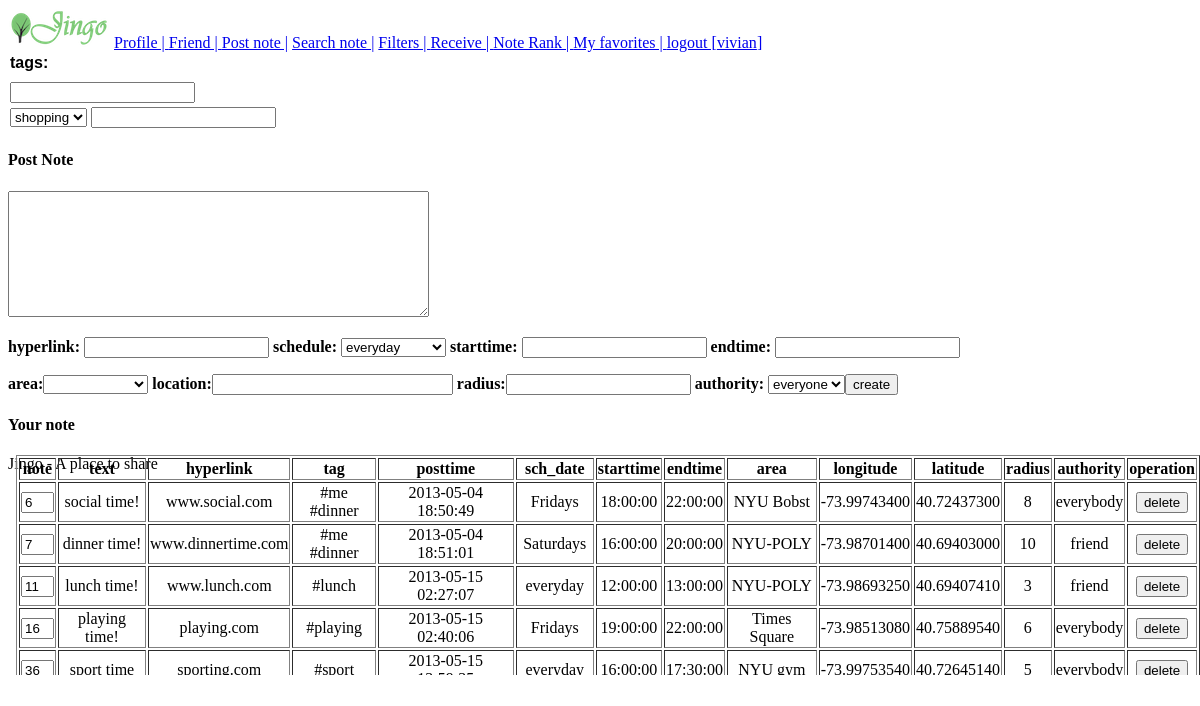
The app's page /note.php (signed in) with its own data.
### tables this page shows
CREATE TABLE `note` (
  `nid` int(5) NOT NULL AUTO_INCREMENT,
  `uid` int(4) DEFAULT NULL,
  `posttime` timestamp NOT NULL DEFAULT CURRENT_TIMESTAMP ON UPDATE CURRENT_TIMESTAMP,
  `text` text,
  `hyperlink` varchar(200) DEFAULT NULL,
  `aid` int(4) DEFAULT NULL,
  `lid` int(5) DEFAULT NULL,
  `radius` int(6) DEFAULT NULL,
  `sch_id` int(3) DEFAULT NULL,
  `authority` varchar(20) DEFAULT NULL,
  PRIMARY KEY (`nid`),
  KEY `uid` (`uid`),
  KEY `lid` (`lid`),
  KEY `sch_id` (`sch_id`),
  KEY `aid` (`aid`)
);

CREATE TABLE `tag` (
  `tid` int(3) NOT NULL AUTO_INCREMENT,
  `tag` varchar(20) DEFAULT NULL,
  PRIMARY KEY (`tid`)
);

### note.php (the view, shortened to what this page needs)
<!DOCTYPE html>
<html lang="en-IN">
	<head>
		<link rel="stylesheet/less" href="style.less">
		<link rel="stylesheet" type="text/css" href="css/jquery-ui.css" />
		<link rel="stylesheet" href="http://jquery-tagbox.googlecode.com/hg/css/jquery.tagbox.css" />
	</head>
	<body>
		<header>
			<div class="wrapper">
				<img src="gfx/logo.png">
				<?php
				if($_SESSION['uid']!=null){ ?>
					<a href="profile.php" class="navigator">Profile | </a>
					<a href="friend.php" class="navigator">Friend | </a>
					<a href="note.php" class="navigator">Post note |</a>
					<a href="search.php" class="navigator">Search note |</a>
					<a href="filters.php" class="navigator">Filters | </a>
					<a href="receive.php" class="navigator">Receive | </a>
					<a href="like.php" class="navigator">Note Rank | </a>
					<a href="bookmark.php" class="navigator">My favorites | </a>
				<?php echo "<a href='login.php?action=logout' id='logout'>logout [{$_SESSION['uname']}]</a>";
				} else {
					echo "<a href='login.html'><id='name'>login</p></a>";
				}
				?>
			</div>
		</header>
		<div class="right1">
		<div class="rightside">
		<form action="note.php?action=create" method="post" name="form1">
			<?php
			$sql_tag = "SELECT tag FROM tag";
			$tag_query = mysql_query($sql_tag);
			echo"
			<div class='row'>
			<label for='jquery-tagbox-text'>tags:</label>
			<input type='text' id='jquery-tagbox-text' name='jquery-tagbox-text'/>
			</div>
			<div class='row'>
			<select name='' id='jquery-tagbox-select-options'>";
			while($result_1 = mysql_fetch_array($tag_query)){
			echo"
			<option name = '' value='".$result_1['tag']."'>".$result_1['tag']."</option>";
			}
			echo"
			</select>
			<input type='text' id='jquery-tagbox-select' name='jquery-tagbox-select'/>
			"
			?>
		</div>
		</div>
		<h4>Post Note </h4>
			<p><textarea cols="50" rows="8" name="text"></textarea></p>
			<p><strong>hyperlink:</strong>
			<input type="text" name="hyperlink" />
			<strong>schedule:</strong>
			<select name='sch_date' onchange="show()">
				<option value = "everyday">everyday</option>
			</select>
			<strong>starttime:</strong> <input type="text" name="starttime" id="starttime"/>
			<strong>endtime: </strong><input type="text" name="endtime" id="endtime"/>
			<p>
			<strong>area:</strong><select name='area'>
			<option></option>
			<?php
			$getarea=mysql_query("SELECT area FROM area");
			while($area=mysql_fetch_array($getarea)){
				echo "<option>".$area['area']."</option>";
			}
			?>
			</select>
			<strong>location:</strong><input type="text" name="loc_select" id="loc_select" onclick="javascript:openMyWindow();" size="27"/>
			<strong>radius:</strong><input type="text" name="radius" />
			<strong>authority:</strong>
			<select name='authority'>
				<option value = "everybody">everyone</option>
			<input type="submit" value = "create"/>
			</p>
		<?php
		 $uname = $_SESSION['uname'];
		 $sql = "SELECT * FROM view_note WHERE poster = '$uname' GROUP BY nid";
		 $user_note = mysql_query($sql);
			echo "<h4>Your note</h4>
				  <div style='position:absolute; height:220px; overflow:auto'>
				  <table border='1' style='margin-left:8px'>
				  <tr>
				  <th>note</th>
				  <th>text</th>
				  <th>hyperlink</th>
				  <th>tag</th>
				  <th>posttime</th>
				  <th>sch_date</th>
				  <th>starttime</th>
				  <th>endtime</th>
				  <th>area</th>
				  <th>longitude</th>
				  <th>latitude</th>
				  <th>radius</th>
				  <th>authority</th>
				  <th>operation</th>
				  </tr>";
		 while($result = mysql_fetch_array($user_note)){
			echo"<form action='note.php?action=delete' method='post'>
				 <tr>
				 <td><input type='text' id='nid' name='nid' size='1' value= ".$result['nid']. " readonly='readonly'
				 onclick='comment(".$result['nid'].")' /></td>";
			    echo "<td align='center'>".$result['text']."</td>
				 <td align='center'>".$result['hyperlink']."</td>
				 <td align='center'>";
				 $nid_tag = $result['nid'];
				 $note_tag = mysql_query("select tag from note_tag natural join tag where nid = $nid_tag");
				 while($r_tag = mysql_fetch_array($note_tag)){
					echo "#".$r_tag['tag']."  ";
				 }
				 echo "</td>
			     <td align='center'>".$result['posttime']."</td>
				 <td align='center'>".$result['sch_date']."</td>
				 <td align='center'>".$result['starttime']."</td>
				 <td align='center'>".$result['endtime']."</td>
				 <td align='center'>".$result['area']."</td>
				 <td align='center'>".$result['longitude']."</td>
				 <td align='center'>".$result['latitude']."</td>
				 <td align='center'>".$result['radius']."</td>
				 <td align='center'>".$result['authority']."</td>
				 <td align='center'><input type='submit' name='delete' value='delete'/></td>
				 </tr>
				 </form>";
		}
		echo "</table>";
		echo "</div>";
		?>
		</div>
		<footer>
			<div class="wrapper">
				Jingo - A place to share
			</div>
		</footer>
	</body>
</html>

### note.php (style rules this page uses)
div.row { padding: 2px; font-family: Verdana, sans-serif; }
div.row label { font-weight: bold; display: block; padding: 0px 0px 10px; }

### records on screen
note: nid "6", text "social time!", hyperlink "www.social.com", posttime "2013-05-04 18:50:49", sch_date "Fridays", starttime "18:00:00", endtime "22:00:00", area "NYU Bobst", longitude "-73.99743400", latitude "40.72437300", radius "8", authority "everybody"
tag: tag "me"
tag: tag "dinner"
note: nid "7", text "dinner time!", hyperlink "www.dinnertime.com", posttime "2013-05-04 18:51:01", sch_date "Saturdays", starttime "16:00:00", endtime "20:00:00", area "NYU-POLY", longitude "-73.98701400", latitude "40.69403000", radius "10", authority "friend"
note: nid "11", text "lunch time!", hyperlink "www.lunch.com", posttime "2013-05-15 02:27:07", sch_date "everyday", starttime "12:00:00", endtime "13:00:00", area "NYU-POLY", longitude "-73.98693250", latitude "40.69407410", radius "3", authority "friend"
tag: tag "lunch"
note: nid "16", text "playing time!", hyperlink "playing.com", posttime "2013-05-15 02:40:06", sch_date "Fridays", starttime "19:00:00", endtime "22:00:00", area "Times Square", longitude "-73.98513080", latitude "40.75889540", radius "6", authority "everybody"
tag: tag "playing"
note: nid "36", text "sport time", hyperlink "sporting.com", posttime "2013-05-15…", sch_date "everyday", starttime "16:00:00", endtime "17:30:00", area "NYU gym", longitude "-73.99753540", latitude "40.72645140", radius "5", authority "everybody"
tag: tag "sport"

### other values on screen
$_SESSION['uname'] "vivian"
form field value "shopping"
